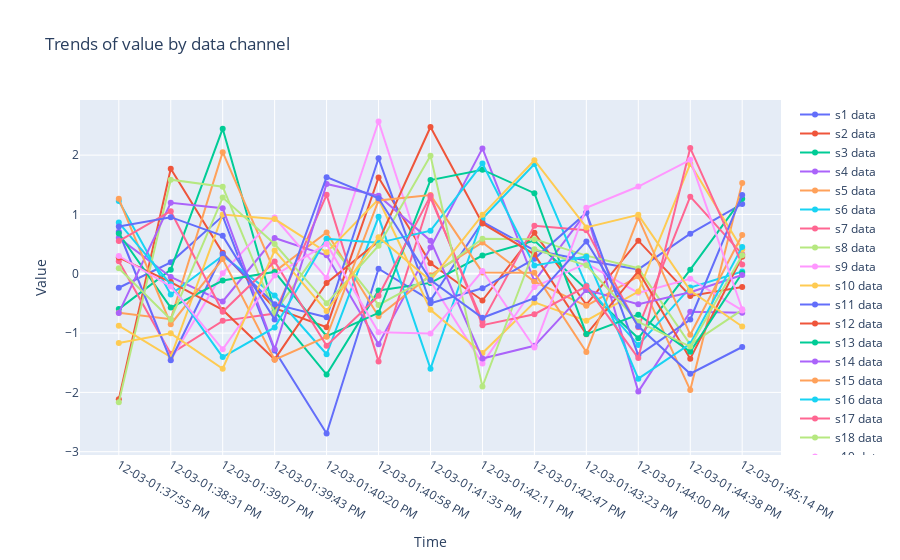

Notebook code for this chart:
### Code cell
data = []
#market_train_df['close'] = market_train_df['close'] / 20

for col in df.columns[8:]:
#     price_df = df[col]
#     print(price_df.groups)

    data.append(go.Scatter(
        x = one_data['time'].dt.strftime(date_format='%m-%d-%r').values,
        y = (one_data[col].values - one_data[col].values.mean()) / one_data[col].values.std(),
        name = f'{col} data'
    ))
    
    
layout = go.Layout(dict(title = "Trends of value by data channel",
                  xaxis = dict(title = 'Time'),
                  yaxis = dict(title = 'Value'),
                  ),legend=dict(
                orientation="v"))
py.iplot(dict(data=data, layout=layout), filename='basic-line')
